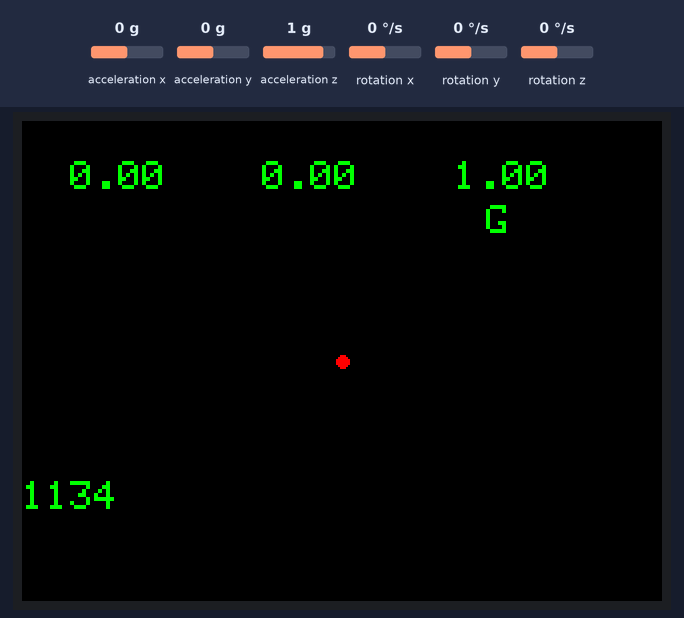
This program was run on a simulated ESP32. On the bench: 320×240 colour display. The inputs (shaded band) are chosen by the test bench; at power-on: acceleration x 0 g, acceleration y 0 g, acceleration z 1 g, rotation x 0 °/s, rotation y 0 °/s, rotation z 0 °/s.

Above: at 1.4 s.
1.5 s: acceleration x set to -1.4 g
At 1.91 s:
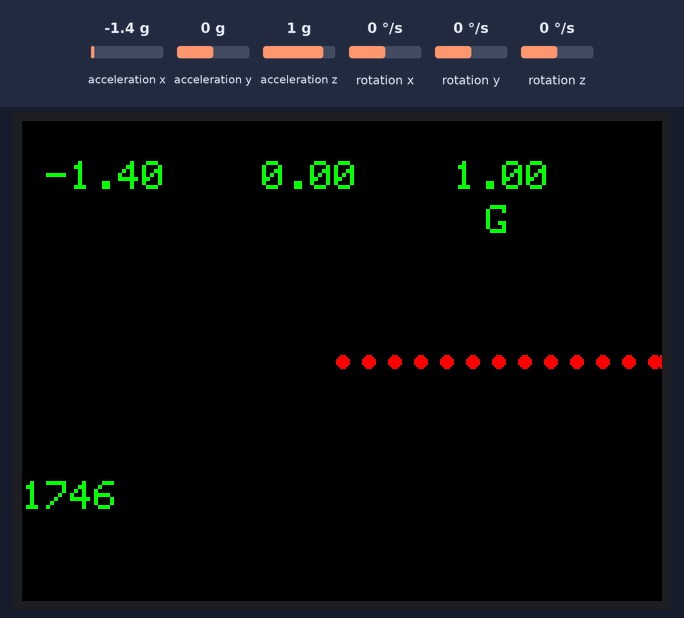
3.2 s: acceleration y set to -1.4 g
At 3.43 s:
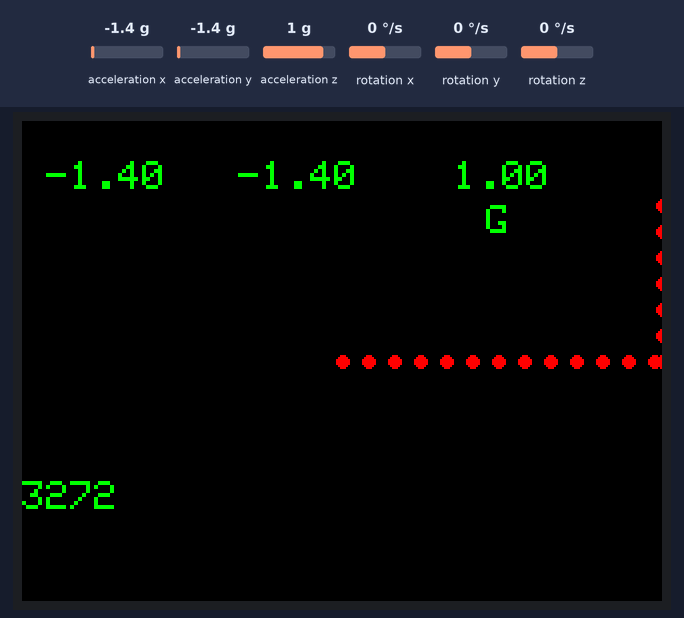
4.7 s: acceleration z set to -1.4 g
At 4.95 s:
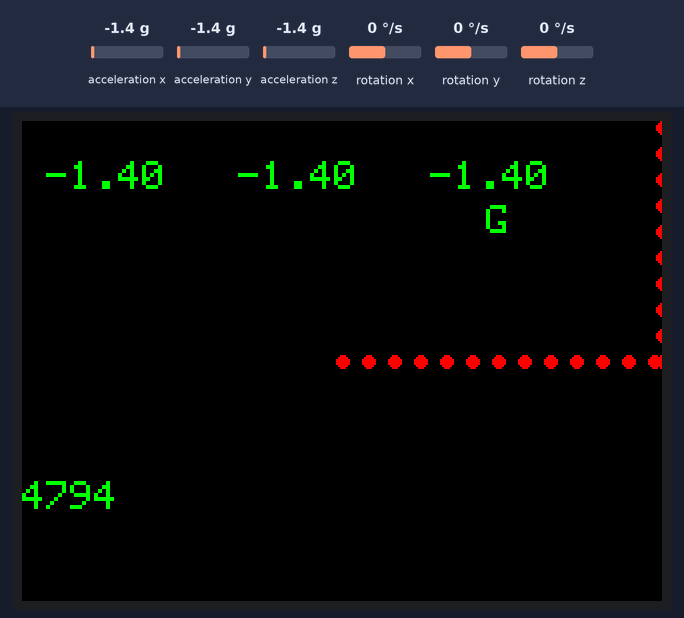
6.3 s: acceleration x set to -0.8 g
At 6.48 s:
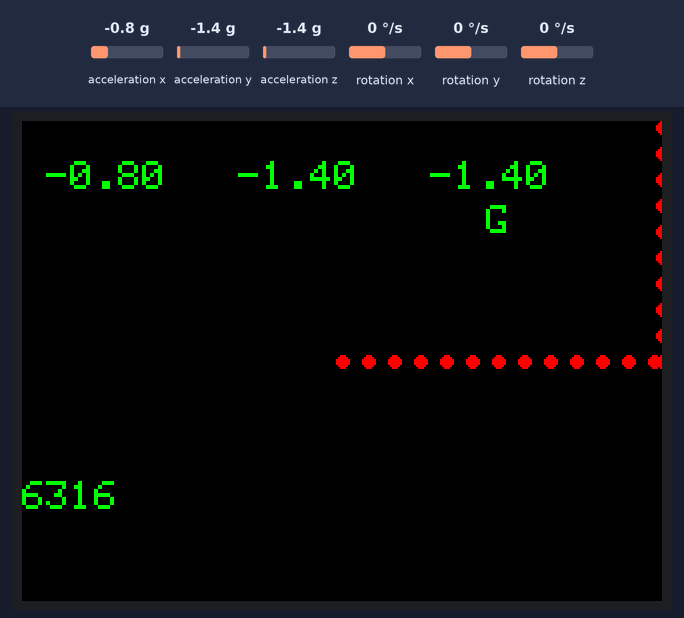
Timing chart, 0 to 8.8 s (numbered marks = the images above; inputs shaded):
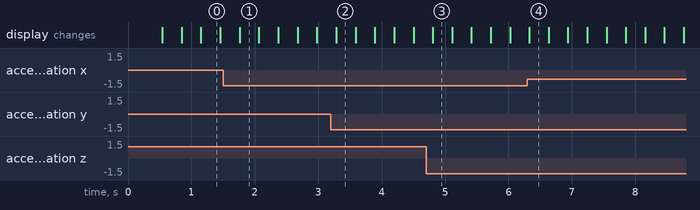

The program:

main.cpp
```cpp
// define must ahead #include <M5Stack.h>
#define M5STACK_MPU6886
// #define M5STACK_MPU9250
// #define M5STACK_MPU6050
// #define M5STACK_200Q

#include <M5Stack.h>

float accX = 0.0F;
float accY = 0.0F;
float accZ = 0.0F;

float gyroX = 0.0F;
float gyroY = 0.0F;
float gyroZ = 0.0F;

float pitch = 0.0F;
float roll  = 0.0F;
float yaw   = 0.0F;

float temp = 0.0F;

int past_accX = 0, past_accY = 0, past_accZ = 0;
int accX_point, accY_point, accZ_point;
unsigned long time_init, time_now;

// the setup routine runs once when M5Stack starts up
void setup(){
    time_init = millis();

  // Initialize the M5Stack object
    M5.begin();
  /*
    Power chip connected to gpio21, gpio22, I2C device
    Set battery charging voltage and current
    If used battery, please call this function in your project
  */
    M5.Power.begin();

    M5.IMU.Init();

    M5.Lcd.fillScreen(BLACK);
    M5.Lcd.setTextColor(GREEN , BLACK);
    M5.Lcd.setTextSize(2);
}

// the loop routine runs over and over again forever
void loop() {
    time_now = millis() - time_init;

    if (time_now > 10000){
      M5.Lcd.fillScreen(BLACK);
      time_init = time_init + time_now;
      past_accX = 0;
      past_accY = 0;
      past_accZ = 0;
    }
    // put your main code here, to run repeatedly:
    M5.IMU.getGyroData(&gyroX,&gyroY,&gyroZ);
    M5.IMU.getAccelData(&accX,&accY,&accZ);
    M5.IMU.getAhrsData(&pitch,&roll,&yaw);
    M5.IMU.getTempData(&temp);

    accX_point = past_accX + int(accX * 9.8);
    accY_point = past_accY + int(accY * 9.8);
    accZ_point = past_accZ + int((accZ - 1.0) * 9.8);

    // if (accX_point > 160){
    //   accX_point = 160;
    // }else if(accX_point < -160){
    //   accX_point = -160;
    // }

    // if (accY_point > 160){
    //   accY_point = 160;
    // }else if(accY_point < -160){
    //   accY_point = -160;
    // }

    // if (accZ_point > 240){
    //   accZ_point = 240;
    // }else if(accZ_point < -240){
    //   accZ_point = -240;
    // }

    if (accX_point > 160){
      accX_point = 160;
    }else if(accX_point < -160){
      accX_point = -160;
    }

    if (accY_point > 160){
      accY_point = 160;
    }else if(accY_point < -160){
      accY_point = -160;
    }

    if (accZ_point > 120){
      accZ_point = 120;
    }else if(accZ_point < -120){
      accZ_point = -120;
    }

    M5.Lcd.setCursor(0, 20);
    M5.Lcd.printf(" %5.2f   %5.2f   %5.2f   ", accX, accY, accZ);
    M5.Lcd.setCursor(220, 42);
    M5.Lcd.print(" G");
    // M5.Lcd.fillCircle(160 - accY_point, 240 - accZ_point, 3, RED);
    M5.Lcd.fillCircle(160 - accX_point, 120 + accY_point, 3, RED);

    M5.Lcd.setCursor(0, 180);
    M5.Lcd.print(time_now);

    past_accX = accX_point;
    past_accY = accY_point;
    past_accZ = accZ_point;
}
```
